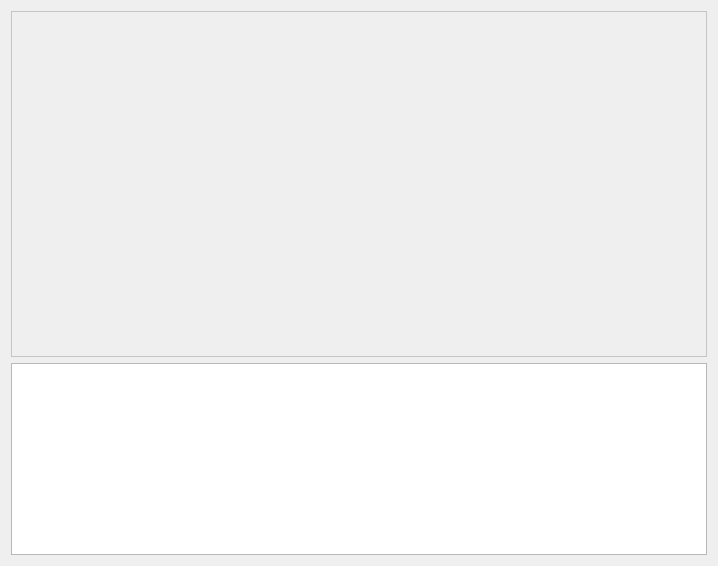
<?xml version="1.0" encoding="UTF-8"?>
<ui version="4.0">
 <class>DocumentEditor</class>
 <widget class="QWidget" name="DocumentEditor">
  <property name="geometry">
   <rect>
    <x>0</x>
    <y>0</y>
    <width>718</width>
    <height>566</height>
   </rect>
  </property>
  <property name="windowTitle">
   <string>Form</string>
  </property>
  <layout class="QVBoxLayout" name="verticalLayout">
   <item>
    <layout class="QHBoxLayout" name="horizontalLayout">
     <item>
      <widget class="QScrollArea" name="scrollArea">
       <property name="styleSheet">
        <string notr="true">QScrollArea { background-color: rgb(255, 255, 255); }</string>
       </property>
       <property name="verticalScrollBarPolicy">
        <enum>Qt::ScrollBarAsNeeded</enum>
       </property>
       <property name="horizontalScrollBarPolicy">
        <enum>Qt::ScrollBarAsNeeded</enum>
       </property>
       <property name="widgetResizable">
        <bool>true</bool>
       </property>
       <property name="alignment">
        <set>Qt::AlignCenter</set>
       </property>
       <widget class="Renderer" name="renderer">
        <property name="geometry">
         <rect>
          <x>0</x>
          <y>0</y>
          <width>696</width>
          <height>346</height>
         </rect>
        </property>
       </widget>
      </widget>
     </item>
    </layout>
   </item>
   <item>
    <widget class="PlainTextEditor" name="textEditTex">
     <property name="sizePolicy">
      <sizepolicy hsizetype="Expanding" vsizetype="Fixed">
       <horstretch>0</horstretch>
       <verstretch>0</verstretch>
      </sizepolicy>
     </property>
     <property name="minimumSize">
      <size>
       <width>0</width>
       <height>192</height>
      </size>
     </property>
     <property name="maximumSize">
      <size>
       <width>16777215</width>
       <height>192</height>
      </size>
     </property>
     <property name="baseSize">
      <size>
       <width>0</width>
       <height>192</height>
      </size>
     </property>
    </widget>
   </item>
  </layout>
 </widget>
 <customwidgets>
  <customwidget>
   <class>Renderer</class>
   <extends>QWidget</extends>
   <header location="global">Renderer.h</header>
   <container>1</container>
  </customwidget>
  <customwidget>
   <class>PlainTextEditor</class>
   <extends>QPlainTextEdit</extends>
   <header location="global">PlainTextEditor.h</header>
  </customwidget>
 </customwidgets>
 <resources/>
 <connections/>
</ui>
